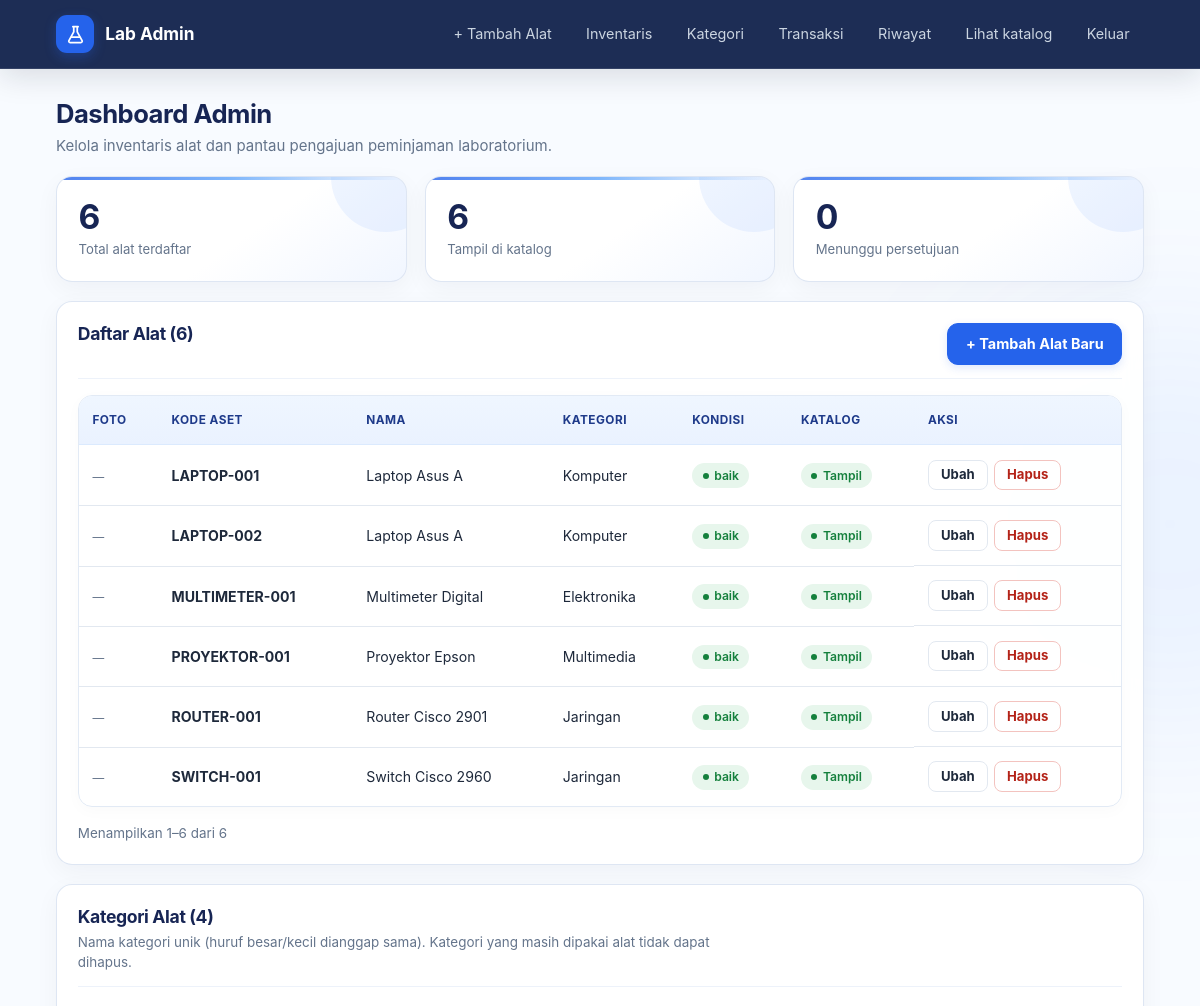
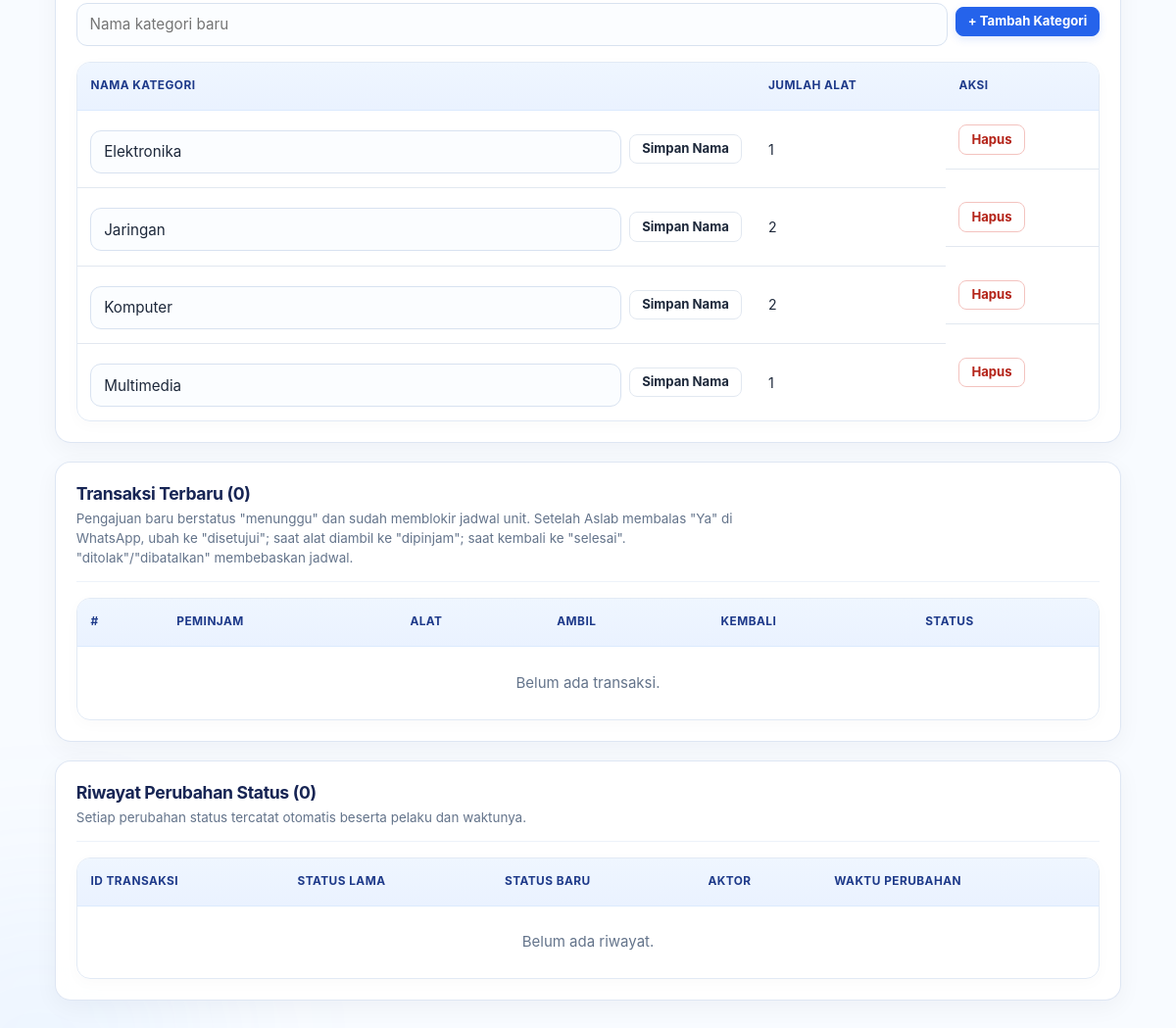
/admin.php (signed in), run on the app's committed database (2 pictures, top to bottom).
### tables this page shows
CREATE TABLE barang (
  id_barang    INT UNSIGNED NOT NULL AUTO_INCREMENT,
  kode_aset    VARCHAR(30)  NOT NULL,             
  nama_barang  VARCHAR(120) NOT NULL,
  id_kategori  INT UNSIGNED DEFAULT NULL,         
  foto_barang  VARCHAR(255) DEFAULT NULL,         
  kondisi      ENUM('baik','rusak ringan','rusak berat') NOT NULL DEFAULT 'baik',
  status_aktif TINYINT(1)   NOT NULL DEFAULT 1,   
  created_at   TIMESTAMP    NOT NULL DEFAULT CURRENT_TIMESTAMP,
  PRIMARY KEY (id_barang),
  UNIQUE KEY uq_kode_aset (kode_aset),
  KEY idx_barang_kategori (id_kategori),
  CONSTRAINT fk_barang_kategori
    FOREIGN KEY (id_kategori) REFERENCES kategori (id_kategori)
    ON UPDATE CASCADE ON DELETE RESTRICT
);

CREATE TABLE kategori (
  id_kategori   INT UNSIGNED NOT NULL AUTO_INCREMENT,
  nama_kategori VARCHAR(60)  NOT NULL,
  created_at    TIMESTAMP    NOT NULL DEFAULT CURRENT_TIMESTAMP,
  PRIMARY KEY (id_kategori),
  UNIQUE KEY uq_nama_kategori (nama_kategori)
);

### config.php (called while the page is built, shortened)
<?php
function e(?string $s): string
{
    return htmlspecialchars((string)$s, ENT_QUOTES, 'UTF-8');
}

### admin.php (the view, shortened to what this page needs)
<?php
require __DIR__ . '/config.php';
function adminUrl(array $set = [], array $drop = [], string $anchor = ''): string
{
    $q = $_GET;
    foreach ($drop as $k) unset($q[$k]);
    foreach ($set as $k => $v) $q[$k] = $v;
    $qs = http_build_query($q);
    return 'admin.php' . ($qs !== '' ? '?' . $qs : '') . ($anchor !== '' ? '#' . $anchor : '');
}
function paginate(int $total, int $perPage, string $param): array
{
    $pages = max(1, (int)ceil($total / $perPage));
    $page  = min(max(1, (int)($_GET[$param] ?? 1)), $pages);
    return ['total' => $total, 'perPage' => $perPage, 'pages' => $pages,
            'page' => $page, 'offset' => ($page - 1) * $perPage];
}
function renderPagination(array $p, string $param, string $anchor, string $label): string
{
    if ($p['total'] === 0) return '';
    $dari   = $p['offset'] + 1;
    $sampai = min($p['offset'] + $p['perPage'], $p['total']);
    $h  = '<nav class="pagination" aria-label="' . e($label) . '">';
    $h .= '<span class="pg-info">Menampilkan ' . $dari . '–' . $sampai . ' dari ' . $p['total'] . '</span>';
    return $h . '</nav>';
}
$pdo = pdo();
    ?>
    <?php
$stat       = $pdo->query('SELECT COUNT(*) AS total, COALESCE(SUM(status_aktif = 1), 0) AS aktif FROM barang')->fetch();
$totalAlat  = (int)$stat['total'];
$nAktif     = (int)$stat['aktif'];
$totalTrx   = (int)$pdo->query('SELECT COUNT(*) FROM transaksi')->fetchColumn();
$nMenunggu  = (int)$pdo->query("SELECT COUNT(*) FROM transaksi WHERE status = 'menunggu'")->fetchColumn();
$pgAlat = paginate($totalAlat, 10, 'hal_alat');
$pgTrx  = paginate($totalTrx, 20, 'hal_trx');
$st = $pdo->prepare('SELECT b.*, k.nama_kategori FROM barang b
                     LEFT JOIN kategori k ON k.id_kategori = b.id_kategori
                     ORDER BY b.nama_barang, b.kode_aset LIMIT :lim OFFSET :off');
$st->bindValue(':lim', $pgAlat['perPage'], PDO::PARAM_INT);
$st->bindValue(':off', $pgAlat['offset'],  PDO::PARAM_INT);
$st->execute();
$daftar = $st->fetchAll();
$st = $pdo->prepare(
    'SELECT t.id_transaksi, t.waktu_ambil, t.waktu_kembali, t.status,
            p.nama, p.nim, p.no_hp, b.nama_barang, b.kode_aset
     FROM transaksi t
     JOIN peminjam p ON p.id_peminjam = t.id_peminjam
     JOIN barang b   ON b.id_barang   = t.id_barang
     ORDER BY t.created_at DESC, t.id_transaksi DESC
     LIMIT :lim OFFSET :off'
);
$st->bindValue(':lim', $pgTrx['perPage'], PDO::PARAM_INT);
$st->bindValue(':off', $pgTrx['offset'],  PDO::PARAM_INT);
$st->execute();
$transaksi = $st->fetchAll();
$kategoriList = $pdo->query(
    'SELECT k.id_kategori, k.nama_kategori, COUNT(b.id_barang) AS jml
     FROM kategori k LEFT JOIN barang b ON b.id_kategori = k.id_kategori
     GROUP BY k.id_kategori, k.nama_kategori
     ORDER BY k.nama_kategori'
)->fetchAll();
$logTrx   = max(0, (int)($_GET['log_trx'] ?? 0));
$whereLog = $logTrx > 0 ? 'WHERE l.id_transaksi = :t' : '';
$st = $pdo->prepare('SELECT COUNT(*) FROM log_status_transaksi l ' . $whereLog);
$st->execute();
$pgLog = paginate((int)$st->fetchColumn(), 20, 'hal_log');
$st = $pdo->prepare(
    'SELECT l.id_log, l.id_transaksi, l.status_lama, l.status_baru, l.aktor, l.waktu_ubah
     FROM log_status_transaksi l ' . $whereLog . '
     ORDER BY l.waktu_ubah DESC, l.id_log DESC
     LIMIT :lim OFFSET :off'
);
$st->bindValue(':lim', $pgLog['perPage'], PDO::PARAM_INT);
$st->bindValue(':off', $pgLog['offset'],  PDO::PARAM_INT);
$st->execute();
$daftarLog = $st->fetchAll();
?>
<!DOCTYPE html>
<html lang="id">
<head>
<link rel="stylesheet" href="assets/css/style.css">
</head>
<body>
<header class="topbar">
  <div class="in">
    <a class="brand" href="admin.php"><span class="logo"><svg viewBox="0 0 24 24" fill="none" stroke="#fff" stroke-width="2" stroke-linecap="round" stroke-linejoin="round" aria-hidden="true"><path d="M9 3h6M10 3v6L4.5 19a1.5 1.5 0 0 0 1.3 2.2h12.4a1.5 1.5 0 0 0 1.3-2.2L14 9V3"/><path d="M7.5 15h9"/></svg></span><span>Lab Admin</span></a>
    <nav class="nav"><a href="#inventaris" data-modal-open>+ Tambah Alat</a><a href="#inventaris">Inventaris</a><a href="#kategori">Kategori</a><a href="#transaksi">Transaksi</a><a href="#riwayat">Riwayat</a><a href="index.php">Lihat katalog</a><a href="?logout=1">Keluar</a></nav>
  </div>
</header>
<main class="container">
  <div class="page-h">
    <h1>Dashboard Admin</h1>
    <p>Kelola inventaris alat dan pantau pengajuan peminjaman laboratorium.</p>
  </div>
  <div class="stats">
    <div class="card stat"><div class="n"><?= $totalAlat ?></div><div class="t">Total alat terdaftar</div></div>
    <div class="card stat"><div class="n"><?= $nAktif ?></div><div class="t">Tampil di katalog</div></div>
    <div class="card stat"><div class="n"><?= $nMenunggu ?></div><div class="t">Menunggu persetujuan</div></div>
  </div>
  <section class="card panel" id="inventaris">
    <div class="panel-h">
      <div><h2>Daftar Alat (<?= $totalAlat ?>)</h2></div>
      <button type="button" class="btn" data-modal-open>+ Tambah Alat Baru</button>
    </div>
    <div class="scroll">
    <table>
      <thead><tr><th>Foto</th><th>Kode Aset</th><th>Nama</th><th>Kategori</th><th>Kondisi</th><th>Katalog</th><th>Aksi</th></tr></thead>
      <tbody>
      <?php foreach ($daftar as $b): ?>
        <tr>
          <td><?php if ($b['foto_barang']): ?><img src="<?= e(UPLOAD_URL . $b['foto_barang']) ?>" alt=""><?php else: ?><small>—</small><?php endif; ?></td>
          <td><strong><?= e($b['kode_aset']) ?></strong></td>
          <td><?= e($b['nama_barang']) ?></td>
          <td><?= e($b['nama_kategori']) ?></td>
          <td><span class="badge b-<?= e(str_replace(' ', '-', $b['kondisi'])) ?>"><?= e($b['kondisi']) ?></span></td>
          <td><span class="badge <?= $b['status_aktif'] ? 'b-tampil' : 'b-hidden' ?>"><?= $b['status_aktif'] ? 'Tampil' : 'Disembunyikan' ?></span></td>
          <td class="aksi">
            <a class="btn sec sm" href="<?= e(adminUrl(['edit' => (int)$b['id_barang']], [], 'inventaris')) ?>">Ubah</a>
            <form class="inline" method="post" onsubmit="return confirm('Hapus alat <?= e($b['kode_aset']) ?>?')">
              <button type="submit" class="btn danger sm merah">Hapus</button>
            </form>
          </td>
        </tr>
      <?php endforeach; ?>
      </tbody>
    </table>
    </div>
    <?= renderPagination($pgAlat, 'hal_alat', 'inventaris', 'Paginasi daftar alat') ?>
  </section>
  <section class="card panel" id="kategori">
    <div class="panel-h"><div>
      <h2>Kategori Alat (<?= count($kategoriList) ?>)</h2>
      <small>Nama kategori unik (huruf besar/kecil dianggap sama). Kategori yang masih dipakai alat tidak dapat dihapus.</small>
    </div></div>
    <form class="mini-form" method="post">
      <input type="text" name="nama_kategori" required maxlength="60" placeholder="Nama kategori baru" aria-label="Nama kategori baru">
      <button type="submit" class="btn sm">+ Tambah Kategori</button>
    </form>
    <div class="scroll">
    <table>
      <thead><tr><th>Nama Kategori</th><th>Jumlah Alat</th><th>Aksi</th></tr></thead>
      <tbody>
      <?php foreach ($kategoriList as $k): ?>
        <tr>
          <td>
            <form class="mini-form" method="post">
              <input type="text" name="nama_kategori" required maxlength="60" value="<?= e($k['nama_kategori']) ?>" aria-label="Nama kategori">
              <button type="submit" class="btn sec sm">Simpan Nama</button>
            </form>
          </td>
          <td><?= (int)$k['jml'] ?></td>
          <td class="aksi">
            <form class="inline" method="post" onsubmit="return confirm('Hapus kategori ini?')">
              <button type="submit" class="btn danger sm merah" <?= (int)$k['jml'] > 0 ? 'disabled title="Masih dipakai alat"' : '' ?>>Hapus</button>
            </form>
          </td>
        </tr>
      <?php endforeach; ?>
      </tbody>
    </table>
    </div>
  </section>
  <section class="card panel" id="transaksi">
    <div class="panel-h"><div>
      <h2>Transaksi Terbaru (<?= $totalTrx ?>)</h2>
      <small>Pengajuan baru berstatus "menunggu" dan sudah memblokir jadwal unit. Setelah Aslab membalas "Ya" di WhatsApp, ubah ke "disetujui"; saat alat diambil ke "dipinjam"; saat kembali ke "selesai". "ditolak"/"dibatalkan" membebaskan jadwal.</small>
    </div></div>
    <div class="scroll">
    <table>
      <thead><tr><th>#</th><th>Peminjam</th><th>Alat</th><th>Ambil</th><th>Kembali</th><th>Status</th></tr></thead>
    </table>
    <?php if (!$transaksi): ?><div class="empty">Belum ada transaksi.</div><?php endif; ?>
    </div>
  </section>
  <section class="card panel" id="riwayat">
    <div class="panel-h"><div>
      <h2>Riwayat Perubahan Status<?= $logTrx > 0 ? ' — Transaksi #' . $logTrx : '' ?> (<?= (int)$pgLog['total'] ?>)</h2>
      <small>Setiap perubahan status tercatat otomatis beserta pelaku dan waktunya.
        <?php if ($logTrx > 0): ?><a href="<?= e(adminUrl([], ['log_trx', 'hal_log', 'edit'], 'riwayat')) ?>">Tampilkan semua riwayat</a><?php endif; ?></small>
    </div></div>
    <div class="scroll">
    <table>
      <thead><tr><th>ID Transaksi</th><th>Status Lama</th><th>Status Baru</th><th>Aktor</th><th>Waktu Perubahan</th></tr></thead>
    </table>
    <?php if (!$daftarLog): ?><div class="empty">Belum ada riwayat.</div><?php endif; ?>
    </div>
  </section>
</main>
</body>
</html>

### admin.php (style rules this page uses)
.mini-form { display:flex;gap:.5rem;align-items:center;flex-wrap:wrap;margin:.25rem 0 1rem }
.mini-form input { flex:1 1 11rem;min-width:0 }
td .mini-form { margin:0 }

### data on the page
barang: kode_aset "LAPTOP-001", nama_barang "Laptop Asus A", id_kategori.nama_kategori "Komputer", kondisi "baik", status_aktif "Tampil"
barang: kode_aset "LAPTOP-002", nama_barang "Laptop Asus A", id_kategori.nama_kategori "Komputer", kondisi "baik", status_aktif "Tampil"
barang: kode_aset "MULTIMETER-001", nama_barang "Multimeter Digital", id_kategori.nama_kategori "Elektronika", kondisi "baik", status_aktif "Tampil", id_barang "6"
barang: kode_aset "PROYEKTOR-001", nama_barang "Proyektor Epson", id_kategori.nama_kategori "Multimedia", kondisi "baik", status_aktif "Tampil"
barang: kode_aset "ROUTER-001", nama_barang "Router Cisco 2901", id_kategori.nama_kategori "Jaringan", kondisi "baik", status_aktif "Tampil"
barang: kode_aset "SWITCH-001", nama_barang "Switch Cisco 2960", id_kategori.nama_kategori "Jaringan", kondisi "baik", status_aktif "Tampil"
kategori: nama_kategori "Elektronika", jml "1"
kategori: nama_kategori "Jaringan", jml "2"
kategori: nama_kategori "Komputer", jml "2"
kategori: nama_kategori "Multimedia", jml "1"

### other printed values
$totalAlat "6"
$nAktif "6"
$nMenunggu "0"
$dari "1"
count($kategoriList) "4"
$totalTrx "0"
$pgLog['total'] "0"
